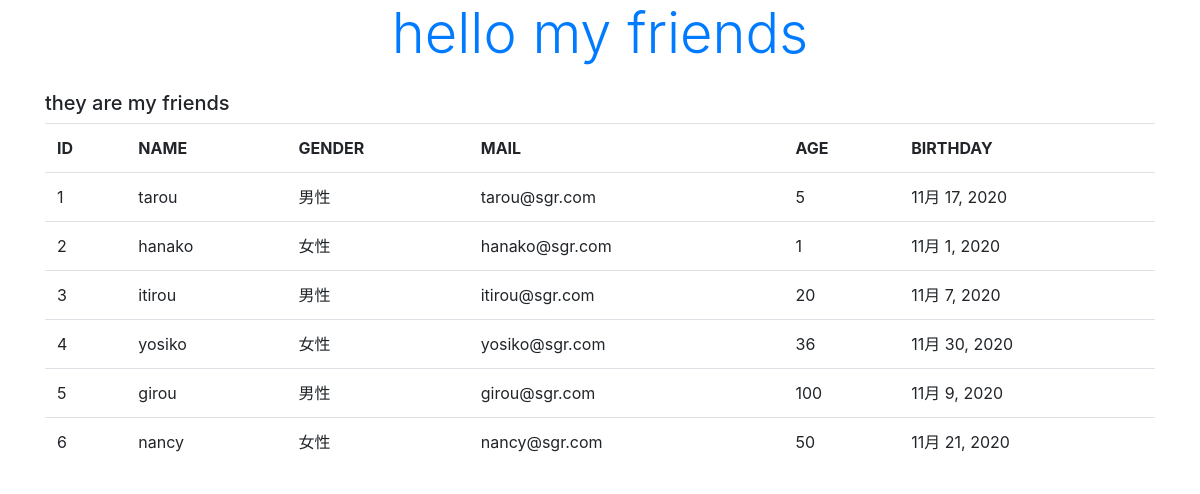
Before: /mkfri/ with the older database file.
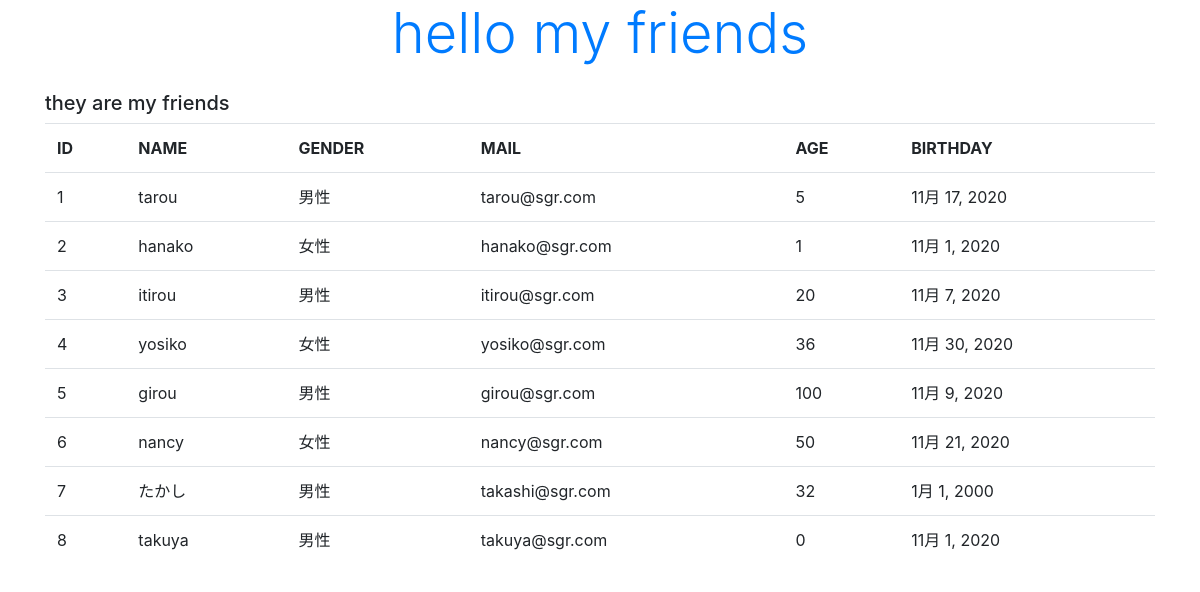
After: the same page with the newer database file.
### mkfri/models.py (models this page shows, shortened)
class Friend(models.Model):
  name = models.CharField(max_length=100)
  mail = models.EmailField(max_length=200)
  gender = models.BooleanField()
  age = models.IntegerField(default=0)
  birthday = models.DateField()

### mkfri/views.py (the view)
# urls.py: path('', views.index, name = "index"),
def index(request):
  data = Friend.objects.all()
  params = {
    'title' : 'hello my friends',
    'msg' : 'they are my friends',
    'form' : HelloForm(),
    'data' : data,
  }
  return render(request, 'mkfri/index.html', params)

### mkfri/templates/mkfri/index.html (shortened to what this page needs)
{% load static %}
<!DOCTYPE html>
<html lang="ja">
  <head>
    <link rel="stylesheet" href="https://stackpath.bootstrapcdn.com/bootstrap/4.2.1/css/bootstrap.min.css">
    <link rel="stylesheet" type="text/css" href="{% static 'mkfri/css/style.css' %}">
  </head>
  <body class="container">
    <h1 class="display-4 text-primary">{{title}}</h1>
    <p class="h5 mt-4">{{msg|safe}}</p>
    <table class="table">
      <tr>
        <th>ID</th>
        <th>NAME</th>
        <th>GENDER</th>
        <th>MAIL</th>
        <th>AGE</th>
        <th>BIRTHDAY</th>
      </tr>
      {% for item in data %}
      <tr>
        <td>{{item.id}}</td>
        <td>{{item.name}}</td>
        <td>{% if item.gender == False %}女性{% endif %}
            {% if item.gender == True %}男性{% endif %}</td>
        <td>{{item.mail}}</td>
        <td>{{item.age}}</td>
        <td>{{item.birthday}}</td>
      </tr>
      {% endfor %}
    </table>
  </body>
</html>

### mkfri/static/mkfri/css/style.css (style rules this page uses)
body { font-size: 16px; }
h1 { text-align: center; }

Changed rows visible on the page:
added Friend: id "7", name "たかし", gender "男性", mail "takashi@sgr.com", age "32", birthday "1月 1, 2000"
added Friend: id "8", name "takuya", gender "男性", mail "takuya@sgr.com", age "0", birthday "11月 1, 2020"
